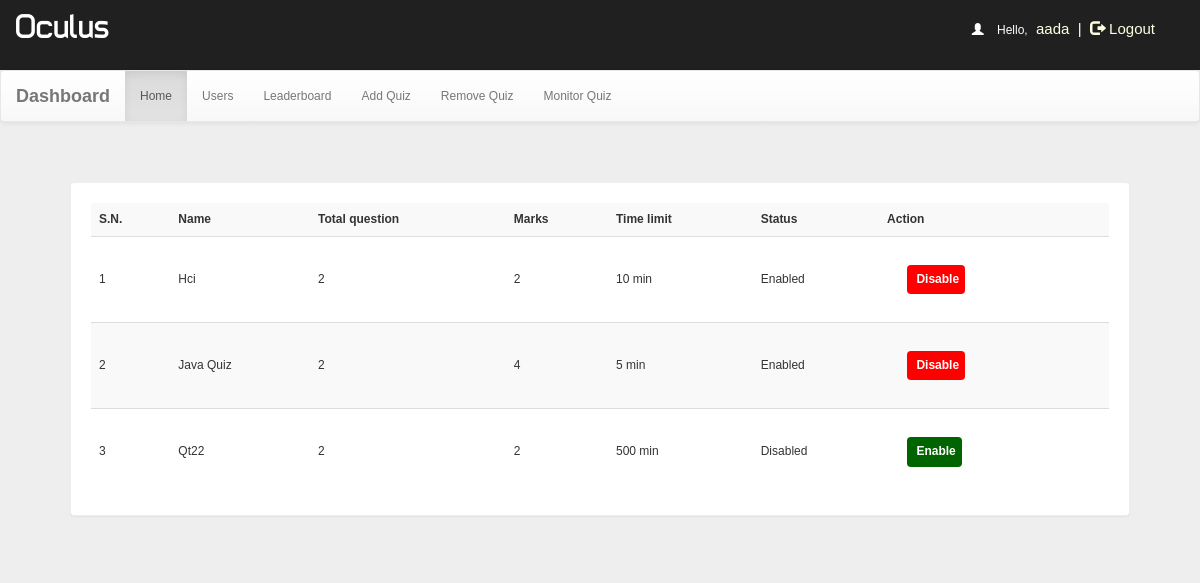
Page /dashboard.php (signed in) on the earlier database version.
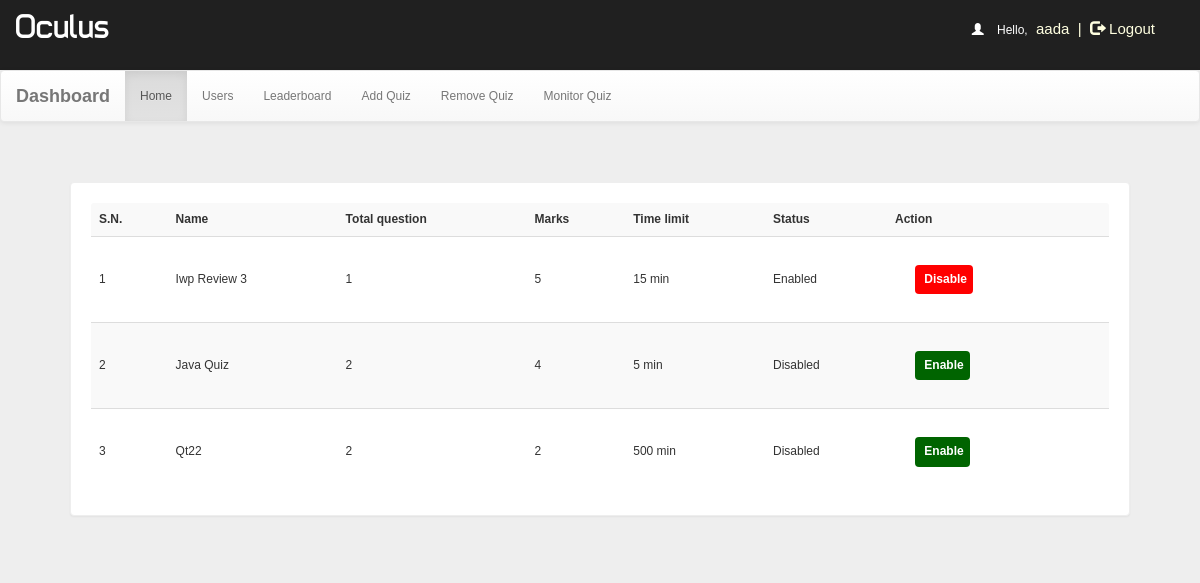
Same page on the later database version.
### tables this page shows
CREATE TABLE `quiz` (
  `id` int(11) NOT NULL,
  `eid` text NOT NULL,
  `title` varchar(100) NOT NULL,
  `correct` int(11) NOT NULL,
  `wrong` int(11) NOT NULL,
  `total` int(11) NOT NULL,
  `time` bigint(20) NOT NULL,
  `date` timestamp NOT NULL DEFAULT current_timestamp() ON UPDATE current_timestamp(),
  `status` varchar(16) NOT NULL
);

### dashboard.php (the view, shortened to what this page needs)
<!DOCTYPE html PUBLIC "-//W3C//DTD XHTML 1.0 Transitional//EN" "http://www.w3.org/TR/xhtml1/DTD/xhtml1-transitional.dtd">
<html xmlns="http://www.w3.org/1999/xhtml">
<head>
<link  rel="stylesheet" href="app/css/bootstrap.min.css"/>
 <link  rel="stylesheet" href="app/css/bootstrap-theme.min.css"/>
 <link rel="stylesheet" href="app/css/main.css">
 <link  rel="stylesheet" href="app/css/font.css">
</head>
<body  style="background:#eee;">
<div class="header">
<div class="row">
<div class="col-lg-6">
<span class="logo">Oculus</span>
</div>
<?php
require_once 'mysqlConfig.php';
if (! (isset($_SESSION['username'])   || isset($_SESSION['authID']) ) && $_SESSION['role'] != "faculty") {
    session_destroy();
    header("location:landing.php");
} else {
    $username = $_SESSION['username'];
    echo '<span class="pull-right top title1" ><span style="color:white"><span class="glyphicon glyphicon-user" aria-hidden="true"></span>&nbsp;&nbsp;&nbsp;&nbsp;Hello,</span> <span class="log log1" style="color:lightyellow">' . $username . '&nbsp;&nbsp;|&nbsp;&nbsp;<a href="logout.php" style="color:lightyellow"><span class="glyphicon glyphicon-log-out" aria-hidden="true"></span>&nbsp;Logout</button></a></span>';
}
?>
</div></div>
<nav class="navbar navbar-default title1">
  <div class="container-fluid">
    <div class="navbar-header">
      <a class="navbar-brand" href="dashboard.php?q=0"><b>Dashboard</b></a>
    </div>
    <div class="collapse navbar-collapse" id="bs-example-navbar-collapse-1">
      <ul class="nav navbar-nav">
        <li <?php
if (@$_GET['q'] == 0)
    echo 'class="active"';
?>><a href="dashboard.php?q=0">Home<span class="sr-only">(current)</span></a></li>
        <li <?php
if (@$_GET['q'] == 1)
    echo 'class="active"';
?>><a href="dashboard.php?q=1">Users</a></li>
    <li <?php
if (@$_GET['q'] == 2)
    echo 'class="active"';
?>><a href="dashboard.php?q=2">Leaderboard</a></li>
        <li <?php
if (@$_GET['q'] == 4)
    echo 'class="active"';
?>><a href="dashboard.php?q=4">Add Quiz</a></li>
        <li <?php
if (@$_GET['q'] == 5)
    echo 'class="active"';
?>><a href="dashboard.php?q=5">Remove Quiz</a></li>
<li <?php
if (@$_GET['q'] == 6)
    echo 'class="active"';
?>><a href="dashboard.php?q=6">Monitor Quiz</a></li>
      </ul>
          </div>
  </div>
</nav>
<div class="container">
<div class="row">
<div class="col-md-12">
<?php
if (@$_GET['q'] == 0) {
    $result = mysqli_query($sql_api, "SELECT * FROM quiz ORDER BY date DESC") or die('Error');
    echo '<div class="panel"><table class="table table-striped title1"  style="vertical-align:middle">
<tr><td style="vertical-align:middle"><b>S.N.</b></td><td style="vertical-align:middle"><b>Name</b></td><td style="vertical-align:middle"><b>Total question</b></td><td style="vertical-align:middle"><b>Marks</b></td><td style="vertical-align:middle"><b>Time limit</b></td><td style="vertical-align:middle"><b>Status</b></td><td style="vertical-align:middle"><b>Action</b></td></tr>';
    $c = 1;
    while ($row = mysqli_fetch_array($result)) {
        $title   = $row['title'];
        $total   = $row['total'];
        $correct = $row['correct'];
        $time    = $row['time'];
        $eid     = $row['eid'];
        $status  = $row['status'];
        if ($status == "enabled") {
            echo '<tr><td style="vertical-align:middle">' . $c++ . '</td><td style="vertical-align:middle">' . $title . '</td><td style="vertical-align:middle">' . $total . '</td><td style="vertical-align:middle">' . $correct * $total . '</td><td style="vertical-align:middle">' . $time . '&nbsp;min</td><td style="vertical-align:middle">Enabled</td>
  <td style="vertical-align:middle"><b><a href="update.php?deidquiz=' . $eid . '" class="btn logb" style="color:#FFFFFF;background:#ff0000;font-size:12px;padding:5px;">&nbsp;<span><b>Disable</b></span></a></b></td></tr>';
        } else {
            echo '<tr><td style="vertical-align:middle">' . $c++ . '</td><td style="vertical-align:middle">' . $title . '</td><td style="vertical-align:middle">' . $total . '</td><td style="vertical-align:middle">' . $correct * $total . '</td><td style="vertical-align:middle">' . $time . '&nbsp;min</td><td style="vertical-align:middle">Disabled</td>
  <td style="vertical-align:middle"><b><a href="update.php?eeidquiz=' . $eid . '" class="btn logb" style="color:#FFFFFF;background:darkgreen;font-size:12px;padding:5px;">&nbsp;<span><b>Enable</b></span></a></b></td></tr>';
        }
    }
}
?>
</div>
</div></div>
</body>
</html>

Differences in the rows shown:
removed quiz: title "Hci", total "2", $correct*$total "2", time "10"
added quiz: title "Iwp Review 3", total "1", $correct*$total "5", time "15"
changed quiz "Java Quiz": $correct * $total (not shown) → "4"; $correct * $total "4" → (not shown); status "Enabled Disable" → "Disabled Enable"
